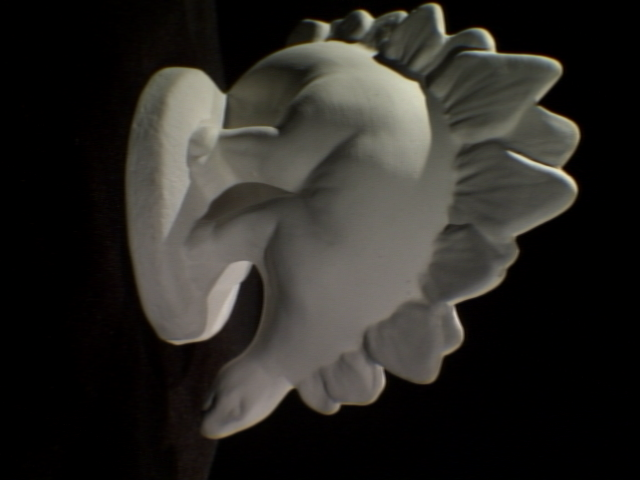
#> input picture Data/dinoSparseRing/dinoSR0001.png, 640 x 480 px; its folder holds 4 pictures in this run
$ jupyter execute --allow-errors main.ipynb   (shell and % lines are left out)
#> lines starting #> are read from the running program, lines starting #| are printed output that depends on the picture
<h2>Imports</h2>

[cell 1]
import cv2 as cv
import numpy as np
from matplotlib import pyplot as pltFOR
from glob import glob
from copy import copy,deepcopy
from optical_center import getOpticalCenter
from scipy.optimize import minimize
from time import time

<h2>Utils

[cell 2]
# [25 lines left out: functions show_images, get_nth_maximum, not called in this run]
    # [5 lines of commented-out code are left out]

def get_optical_axis(projectionMat):
    return np.array([projectionMat[2][0],projectionMat[2][1],projectionMat[2][2],0])

def outside_image_boundry(yCoord,xCoord,height,width):
    return (xCoord < 0 or yCoord < 0 or xCoord >= width or yCoord >= height)

# [10 lines left out: function get_qt_counts, not called in this run]

<h2>Constants</h2>

[cell 3]
datasetPath = "Data/dinoSparseRing/"
ß1 = 2
ß2 = 32
µ = 5       # the projection of one of its edges into R(p) is parallel to the image rows, and the smallest axis-aligned square containingits image covers a µ × µ pixel^2 area
# We associate with p a reference image R(p),the images S(p) where p should be visible and the images T(p) where it is truly found
gamma = 3

cosMinAngle = np.math.cos(np.math.radians(20))
cosMaxAngle = np.math.cos(np.math.radians(60))
patchGridSize = 5
'''
patchModel = {
    "R":None,
    "S":set,
    "T":set
}
# The cell C(i, j) keeps track of two different sets Qt(i, j) and Qf(i, j)
cell = {
    "Qt":list(),
    "Qf":list()
}
# We associate with each image I a regular grid of β1×β1 pixel^2 cells
imageModel = {
    "image":None,
    "projMat":None,
    "optCenter":None,
    "grid":None,
    "dog":None,
    "harris":None,
    "sparseDog":None,
    "sparseHarris":None,
    "dogPositions":None,
    "harrisPositions":None
}
'''
cell = {
    "Qt":list(),
    "Qf":list()
}

<h2>Get Input

[cell 4]
# Initialize image model from a given path
def init_imgs(datasetPath):
    # Read imgs
#> called with datasetPath = 'Data/dinoSparseRing/'
    filesNames = glob(datasetPath+'*.png')
    filesNames = sorted(filesNames)
    # print(filesNames)
    imgs = [cv.imread(file) for file in filesNames]
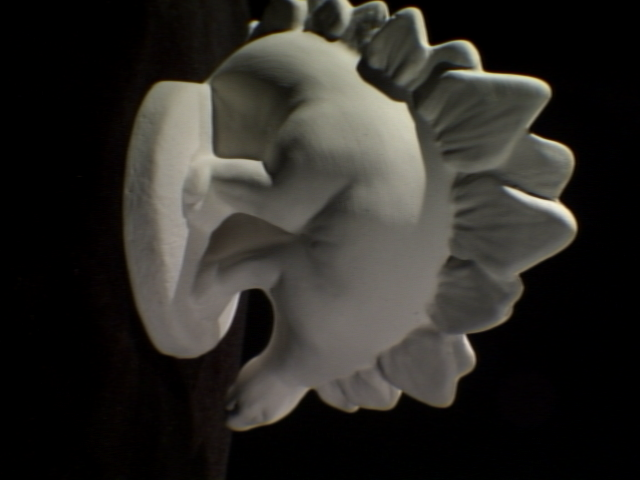
#> input picture Data/dinoSparseRing/dinoSR0002.png, 640 x 480 px
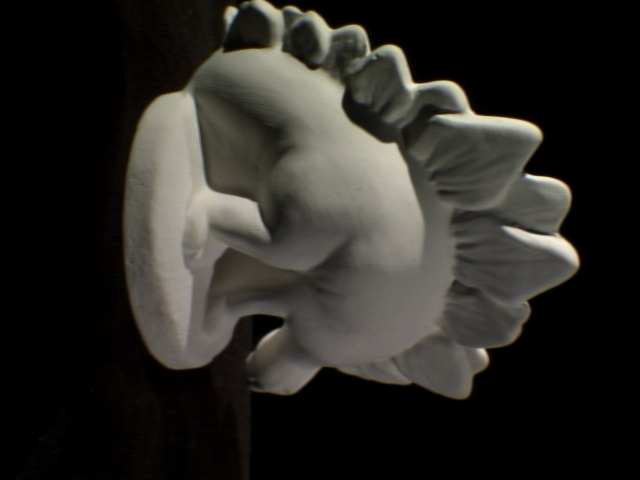
#> input picture Data/dinoSparseRing/dinoSR0003.png, 640 x 480 px
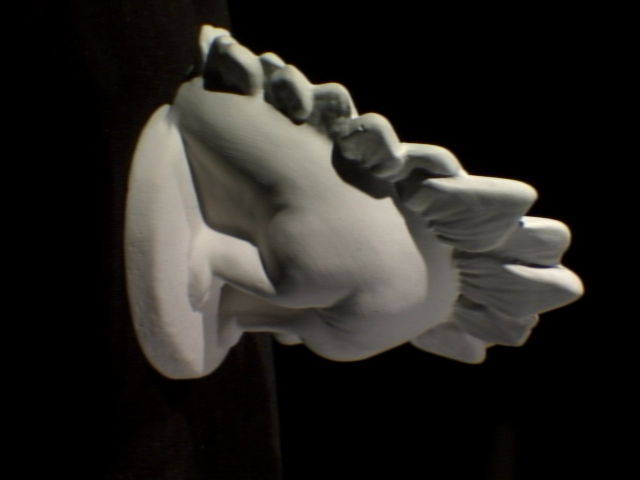
#> input picture Data/dinoSparseRing/dinoSR0004.png, 640 x 480 px
#> imgs = 4 items
    # imgs = [cv.rotate(cv.imread(file),cv.ROTATE_90_COUNTERCLOCKWISE) for file in glob(datasetPath+'*.png')]

    # Construct corresponding image grid
    #grids = [np.array([np.array([cell for x in range(0,img.shape[1]//ß1)]) for y in range(0,img.shape[0]//ß1)]) for img in imgs]
    grids = list()
    for img in imgs:
        grid = np.array([np.array([cell for x in range(0,img.shape[1]//ß1)]) for y in range(0,img.shape[0]//ß1)])
        for i in range(len(grid)):
            for j in range(len(grid[0])):

                cell1={
                    "Qt":list(),
                    "Qf":list()
                }

                grid[i][j] = cell1
        grids.append(grid)
#> this loop made 4 passes
#> after the loop, grids = 4 items

    return imgs,grids

# Read camera parameters and return the projection matrices for all pictures
def read_parameters_file(datasetPath):
    inputFile = open(datasetPath+"dinoSR_par.txt")
    lines = inputFile.readlines()
    lines.pop(0) # drop images number
    projections = []
    optAxes = []
    # Every line is a parameters list for the corresponding image camera
    for line in lines:
        line = line[:-1]                # \n character
        linedata = line.split(' ')
        imgName = linedata.pop(0)
        k = np.zeros((3,3))
        r = np.zeros((3,3))
        t = np.zeros((3,1))

        i = 0
        for ridx,row in enumerate(k):
            t[ridx][0]=linedata[ridx+18]
            for colidx,_ in enumerate(row):
                k[ridx][colidx]=linedata[i]
                r[ridx][colidx]=linedata[i+9]
                i+=1
        x = np.concatenate((r,t),axis=1)
        p = np.matmul(k,x)
        projections.append(p)

        optAxis = get_optical_axis(p)
        optAxis *= np.linalg.det(p[:,:-1])
        norm = np.linalg.norm(optAxis)
        # optAxis[3] = p[2][3]
        optAxis /= norm
        optAxes.append(optAxis)

        outputFile = open(datasetPath+"projection/projection"+imgName[6:10]+".txt",mode="w+")
        outputFile.write("CONTOUR\n")
        pString = ""
        for row in p:
            for col in row:
                pString += str('{0:0.5f}'.format(col))+" "
            pString += "\n"
        outputFile.write(pString)
        outputFile.close()

    return projections,optAxes

<h2>Feature Detection

[cell 5]
# Get Harris and DoG operators for a given image
# [58 lines left out: functions get_dog_harris, sparse_dog_harris, not called in this run]

<h2>Get Fundmental Matrix

[cell 6]
# [100 lines left out: functions compute_fundamental, compute_epipole, plot_epipolar_line, get_fundmental_matrix_book, not called in this run]

[cell 7]
# Get the fundmental matrix between 2 pictures
# [28 lines left out: function get_fundmental_matrix_sift, not called in this run]

[cell 8]
# skewForm : skewForm(v).dot(u) = v cross u
# [43 lines left out: functions skewForm, get_fundmental_matrix, not called in this run]

    # [13 lines of commented-out code are left out]

<h2>Draw Epilines

[cell 9]
# Draw the epilines corresponding to a point in the first image
# Draw also the points satisfying epipolar consistancy
# [34 lines left out: function drawlines, not called in this run]

<h2>Optimization

[cell 10]
#global variables needed by the objective function
referenceImgIdx = 0
depthVec = 0
optimPhotos = 0

[cell 11]
# [7 lines left out: function encode, not called in this run]

[cell 12]
# [9 lines left out: function decode, not called in this run]

[cell 13]
# [10 lines left out: function ncc_objective, not called in this run]

[cell 14]
# [12 lines left out: function objective, not called in this run]

[cell 15]
# [12 lines left out: function normalize, not called in this run]

[cell 16]
# [22 lines left out: function optimize_patch, not called in this run]

<h2>Get Relevent Images

[cell 17]
# [14 lines left out: function get_relevent_images, not called in this run]

<h2>Get v/t Images

[cell 18]
# [161 lines left out: functions ncc_score, project_patch, get_ncc_score, get_patch_vectors, get_t_images, get_visible_images, not called in this run]

[cell 19]
# [35 lines left out: function register_patch, not called in this run]

[cell 20]
# [6 lines left out: function empty_cell, not called in this run]

[cell 21]
# [59 lines left out: function get_features_statsify_epipoler_consistency, not called in this run]

[cell 22]
# [34 lines left out: function construct_patches, not called in this run]

<h2>Output Files

[cell 23]
from pickle import dump,load
def save_data(phase,patches=None):
    for i,imageModel in enumerate(imagesModels):
        print("save file",i)
        a_file = open(datasetPath+phase+"/ImageModel"+str(i)+".pkl", "wb")
        dump(imageModel,a_file)
        a_file.close()

    if patches:
        print("save file patches")
        a_file = open(datasetPath+phase+"/patches.pkl", "wb")
        dump(patches,a_file)
        a_file.close()

    print(phase,"Saving---->DONE")

def load_data(phase):
    loadedImagesModels = []
    patches = []
    '''pFound = False
    try:
        a_file = open(datasetPath+phase+"/patches.pkl","rb")
        patches = load(a_file)
        a_file.close()
        pFound = True
        print("load file patches")
    except:
        print("no patches")

    files = glob(datasetPath+phase+"/*.pkl")
    files = sorted(files)
    for i in range((len(files)-1) if pFound else len(files)):
        print("load file",i)
        a_file = open(files[i],"rb")
        loadedImagesModels.append(load(a_file))
        a_file.close()
    '''
    for i in range(16):
        print("load file",i)
        a_file = open(datasetPath+phase+"/ImageModel"+str(i)+".pkl","rb")
        loadedImagesModels.append(load(a_file))
        a_file.close()
    try:
        a_file = open(datasetPath+phase+"/patches.pkl","rb")
        patches = load(a_file)
        a_file.close()
    except:
        print("no patches")

    print(phase,"Loading---->DONE")
    return loadedImagesModels,patches

<h2>Main

[cell 24]
images,grids = init_imgs(datasetPath)
#> images = 4 items; grids = 4 items
#> (the rest of this cell did not finish here and is left out)

print("Read Input---->DONE")
imagesModels = list()

for idx,image in enumerate(images):
    dog,harris = get_dog_harris(image)
    sparseDog,sparseHarris,dogPositions,harrisPositions = sparse_dog_harris(dog,harris)
    opticalCenter = getOpticalCenter(projections[idx])
    imgModel={
        "image": images[idx],
        "projMat": projections[idx],
        "optCenter": opticalCenter,
        "optAxis": optAxes[idx],
        "grid": grids[idx],
        "dog": dog,
        "harris": harris,
        "sparseDog": sparseDog,
        "sparseHarris": sparseHarris,
        "dogPositions": dogPositions,
        "harrisPositions": harrisPositions
    }
    print("ImageID:", str(idx),"\tharris:",str(len(harrisPositions)),"\tDoG:", str(len(dogPositions)))
    imagesModels.append(imgModel)

print("Feature Detection---->DONE")

for i in range(len(imagesModels)):
    imagesModels[i]["releventImgsIdxs"] = get_relevent_images(imagesModels,i)

print("Get Relevent Images---->DONE")
# show_images([imagesModels[0]["dog"],imagesModels[0]["sparseDog"],imagesModels[0]["harris"],imagesModels[0]["sparseHarris"]],['dog','sparse dog','harris','sparse harris'])

<h3>Save Init

#> (a cell that did not finish here is left out)


<h2>Start Matching

<h3>Normal Matching

[cell 26]
print("Start Matching....")
patches = list()
numberOfPatches = 0
print("Total number of patches: ", len(patches))
#> (the rest of this cell did not finish here and is left out)

<h3>Matching with Load

[cell 27]
print("Start Matching....")
#> (the rest of this cell did not finish here and is left out)

numberOfPatches = 0
print("Total number of patches: ", len(patches))
for i in range(len(imagesModels)):
    baseImageIdx = i
    completeCell = np.zeros((len(imagesModels[baseImageIdx]['image'])//ß1,len(imagesModels[baseImageIdx]['image'][0])//ß1))
    featureTypes = ["harrisPositions",'dogPositions']
    for featureType in featureTypes:
        #if featureType == 'harrisPositions':
           # continue
        for featurePt in imagesModels[baseImageIdx][featureType]:
            if completeCell[featurePt[1]//ß1][featurePt[0]//ß1]:
                continue
            if not(empty_cell(baseImageIdx, featurePt[1], featurePt[0])):
                continue

            features  = get_features_statsify_epipoler_consistency(baseImageIdx, featurePt,featureType)
            construct_patches(baseImageIdx, features)
            completeCell[featurePt[1]//ß1][featurePt[0]//ß1] = 1
        print("ImageID:", str(baseImageIdx),featureType,"Number of Features:", str(len(imagesModels[baseImageIdx][featureType])),"Done-->Number of constructed patches:", str(len(patches) - numberOfPatches))
        numberOfPatches = len(patches)
    print()
print("Total number of patches:", len(patches))
originalImageModels = deepcopy(imagesModels)
originalPatches = deepcopy(patches)

<h3>Save Matching

#> (a cell that did not finish here is left out)


[cell 29]
def write_header(file):
    file.write("ply\n")
    file.write("format ascii 1.0\n")
    file.write( "element vertex "+ str(len(patches)) + "\n")
    file.write( "property float x\n")
    file.write("property float y\n")
    file.write("property float z\n")
    file.write("property float nx\n")
    file.write("property float ny\n")
    file.write("property float nz\n")
    file.write("property uchar diffuse_red\n")
    file.write("property uchar diffuse_green\n")
    file.write("property uchar diffuse_blue\n")
    file.write( "end_header\n")

[cell 30]
def write_ply():
    file = open("new_pointcloud2.txt.ply", "w")
    write_header(file)
    for patch in patches:
        file.write(str(patch["center"][0][0]) + " " +  str(patch["center"][1][0]) + " " + str(patch["center"][2][0]) + " ")
        file.write(str(patch["normal"][0][0]) + " " +  str(patch["normal"][1][0]) + " " + str(patch["normal"][2][0]) + " ")
        file.write("255"+ " " + "0" + " "+"0")
        file.write("\n")
    file.close()

write_ply()

[cell 31]
# [29 lines left out: function get_boundaries, not called in this run]

<h2> Expansion

[cell 32]
# [55 lines left out: function isNeighbor, not called in this run]

[cell 33]
# [114 lines left out: functions get_neighbor_cells, construct_expanded_patch, not called in this run]

<h2>Start Expansion

<h3>Normal Expansion

[cell 34]
print("Start Expansion....")
#> (the rest of this cell did not finish here and is left out)

<h3>Expansion with Load

[cell 35]
print("Start Expansion....")
#> (the rest of this cell did not finish here and is left out)

originalPatches = deepcopy(patches)
patchesStack = deepcopy(patches)
minimumX,minimumY,minimumZ,maximumX,maximumY,maximumZ = get_boundaries()
expandedPatches = []
print("Total number of patches: ", len(patches))
while len(patchesStack) != 0:
    print("The total number of patches now:",len(patches),"\tremaining patches:",len(patchesStack))
    patch = patchesStack.pop(0)
    neighborCells = get_neighbor_cells(patch)

    for neighborCell in neighborCells:
        newPatch = construct_expanded_patch(patch,neighborCell)
        if newPatch is None:
            continue

        if len(newPatch["trueSet"]) >= gamma:
            register_patch(newPatch)
            expandedPatches.append(newPatch)

<h3>Recursive Expansion

[cell 36]
idx = 1
totTim = time()
#> (the rest of this cell did not finish here and is left out)

[cell 37]
# [14 lines left out: function write_expanded_header, not called in this run]

[cell 38]
# [5 lines left out: function checkKey, not called in this run]

[cell 39]
# [15 lines left out: function write_expanded_ply, not called in this run]

print(len(patches))
#> (the rest of this cell did not finish here and is left out)

<h3>Save Expansion

#> (a cell that did not finish here is left out)


<h2>Filtering

#> (a cell that did not finish here is left out)

print(len(patches))

[cell 42]
for patch in patches:
    for trueImg in patch['trueSet']:
        x = trueImg['cell']['ptx']
        y = trueImg['cell']['pty']
        if x == -1: #not included in the patch visible set
            continue
        Qt = imagesModels[trueImg['idx']]['grid'][y][x]['Qt']
        if len(Qt) <= 1:
            continue

        otherGStarScore = 0
        for otherPatch in Qt:
            if otherPatch == patch:
                continue
            if not isNeighbor(patch,otherPatch):
                otherGStarScore += otherPatch['gStarScore']

        print("OutlierPatch",patch['gStarScore']*patch['trueSet'],otherGStarScore)
        if patch['gStarScore']*patch['trueSet'] < otherGStarScore:
            # outlier patch
            patch['isOutlier'] = True

[cell 43]
# [10 lines left out: function checkEqualPatches, not called in this run]

[cell 44]
for index,patch in enumerate(patches):
    adjacentPatches = []
    neighborPatches = []

    for visibleImage in patch['visibleSet']:
        x = visibleImage['cell']['ptx']
        y = visibleImage['cell']['pty']
        if x == -1: #not included in the patch visible set
            continue

        for neighborY in range(y-1,y+2,1):
            for neighborX in range(x-1,x+2,1):
                # diagonal cells
                if (abs(neighborY-y) + abs(neighborX-x)) == 2:
                    continue
                if not outside_image_boundry(neighborY,neighborX,len(imagesModels[0]['image'])//ß1,len(imagesModels[0]['image'][0])//ß1):
                    neighborCell = imagesModels[visibleImage['idx']]['grid'][neighborY][neighborX]
                    horizontal = False
                    if ( y == neighborY ):
                        horizontal = True
                    count = 0
                    for nPatch in neighborCell['Qt']:
                        if checkKey(nPatch,'isOutlier') and nPatch['isOutlier'] == True:
                            continue
                        #print("-----------in Qt------------")
                        #print("npatch",nPatch," patch:",patch)
                        if not checkEqualPatches(patch,nPatch):
                            count += 1
                            if ( isNeighbor (patch,visibleImage, nPatch , horizontal) ):
                                neighborPatches.append(nPatch)
                            adjacentPatches.append(nPatch)

                    #print("length of qt : ",len(neighborCell['Qt']),"count : ",count)

                    count = 0
                    for nPatch in neighborCell['Qf']:
                        if checkKey(nPatch,'isOutlier') and nPatch['isOutlier'] == True:
                            continue
                        #2print("-----------in Qf------------")
                        #print("npatch",nPatch," patch:",patch)
                        if not checkEqualPatches(patch,nPatch):
                            count += 1
                            if ( isNeighbor (patch,visibleImage, nPatch , horizontal) ):
                                neighborPatches.append(nPatch)
                            adjacentPatches.append(nPatch)

                    #print("length of qf : ",len(neighborCell['Qf']),"count : ",count)
    if len(adjacentPatches) == 0:
        # 640*480
        print("adjacent cell is zero")
        print("length of neighbor: ",len(neighborPatches))
        print("x: ",x)
        print("y: ",y)
    if len(adjacentPatches) > 0 and len(neighborPatches)/len(adjacentPatches) < 0.25:
        patch['isOutlier'] = True
    if index % 1000 == 0:
        print("index: ",index)
